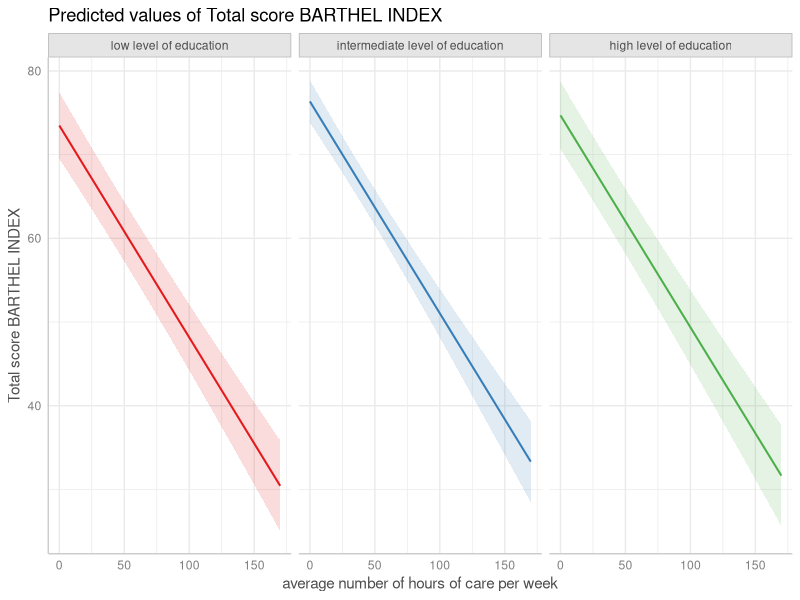
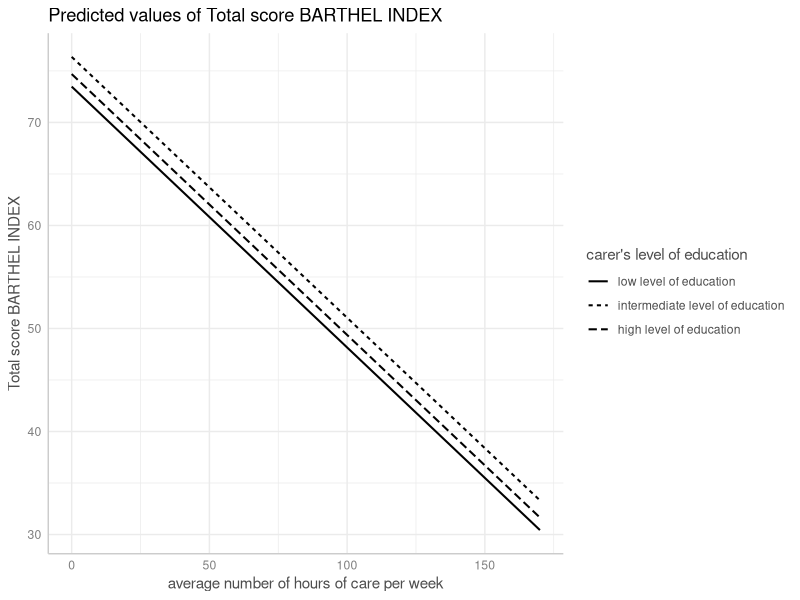
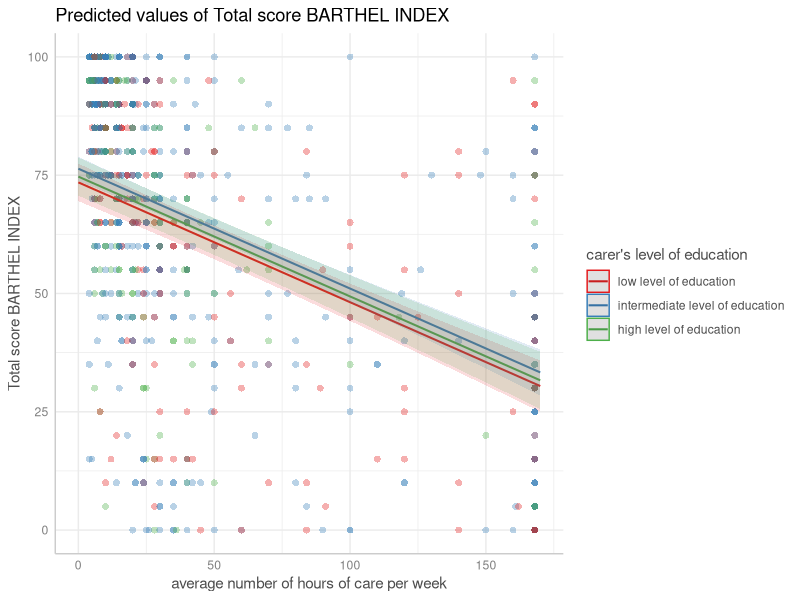
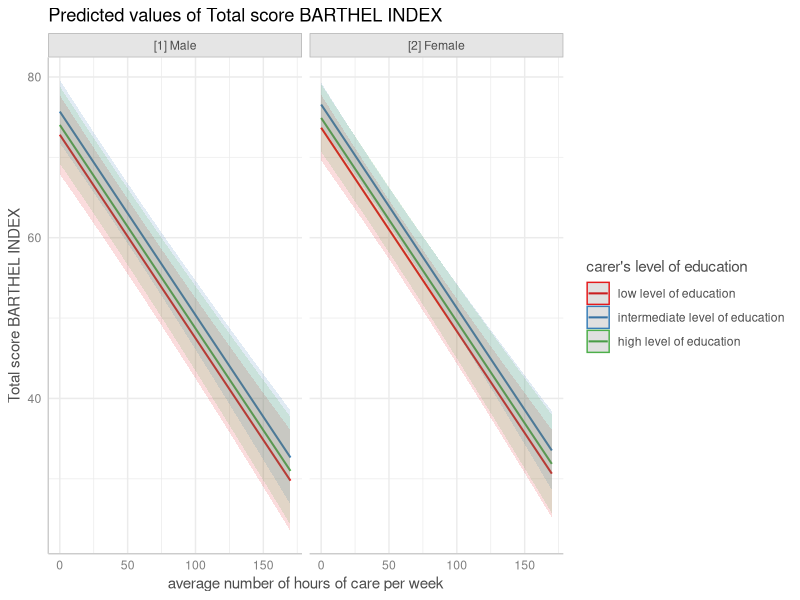
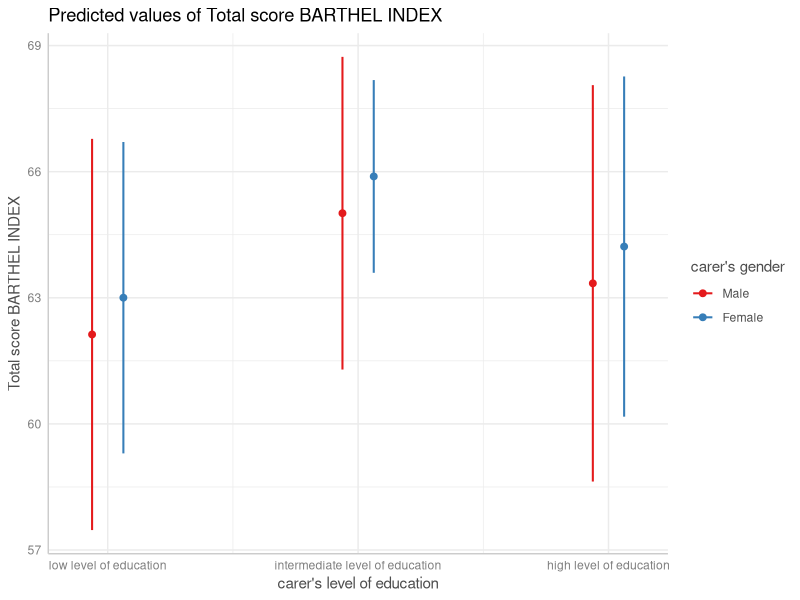
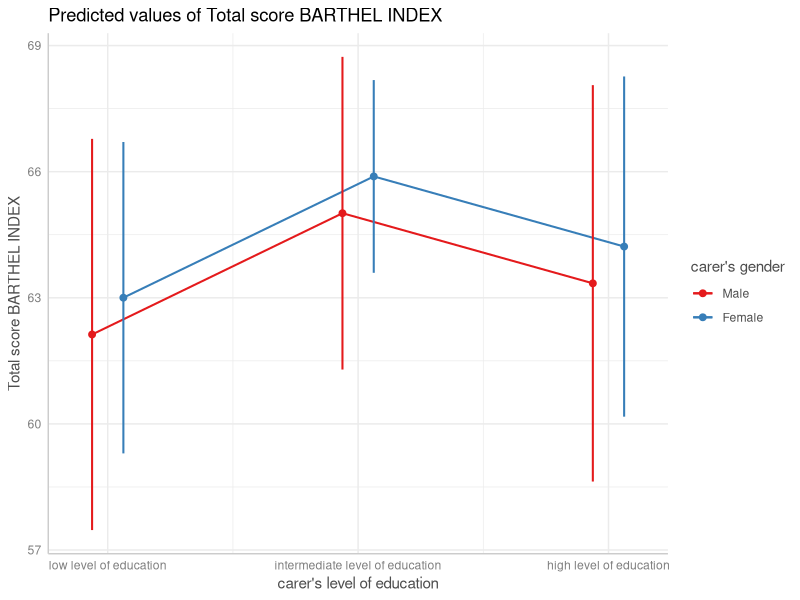
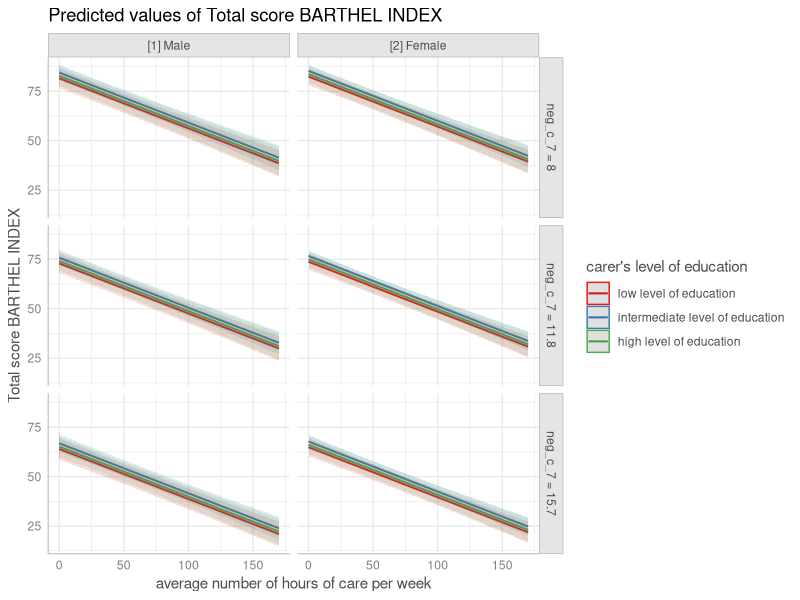
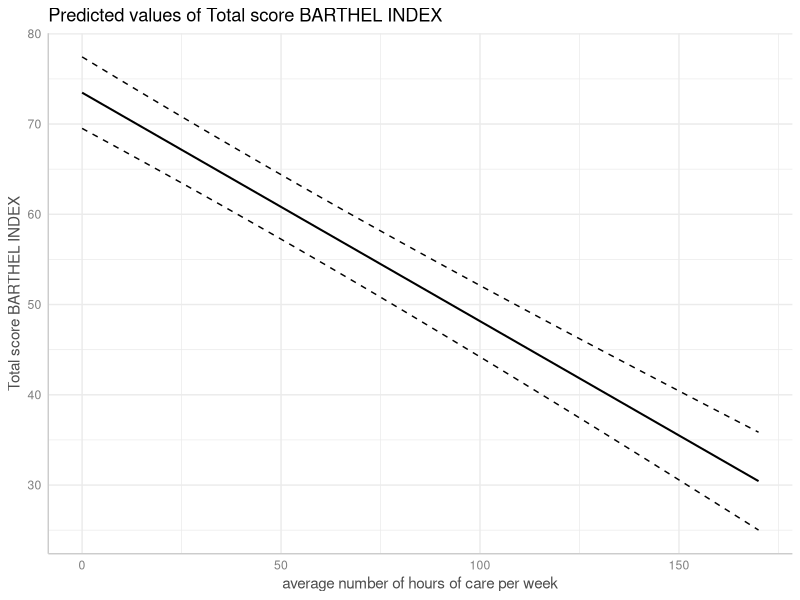

The R script that drew these images, in order: (Note: this script raises an error after producing the figures.)
## ---- chunk 1
knitr::opts_chunk$set(collapse = TRUE, comment = "#>", dev = "png", fig.width = 7, fig.height = 4, message = FALSE, warning = FALSE)
options(width = 800)
if (!requireNamespace("ggplot2", quietly = TRUE) ||
    !requireNamespace("lme4", quietly = TRUE) ||
    !requireNamespace("survival", quietly = TRUE) ||
    !requireNamespace("datawizard", quietly = TRUE)) {
  knitr::opts_chunk$set(eval = FALSE)
}
## ---- chunk 2
library(ggeffects)
data(efc, package = "ggeffects")
efc$c172code <- datawizard::to_factor(efc$c172code)
fit <- lm(barthtot ~ c12hour + neg_c_7 + c161sex + c172code, data = efc)
## ---- chunk 3
dat <- ggpredict(fit, terms = c("c12hour", "c172code"))
plot(dat, facets = TRUE)
## ---- chunk 4
# don't use facets, b/w figure, w/o confidence bands
plot(dat, colors = "bw", show_ci = FALSE)
## ---- chunk 5
dat <- ggpredict(fit, terms = c("c12hour", "c172code"))
plot(dat, show_data = TRUE)
## ---- chunk 6
# for three variables, automatic facetting
dat <- ggpredict(fit, terms = c("c12hour", "c172code", "c161sex"))
plot(dat)
## ---- chunk 7
# categorical variables have errorbars
dat <- ggpredict(fit, terms = c("c172code", "c161sex"))
plot(dat)
## ---- chunk 8
# point-geoms for discrete x-axis can be connected with lines
plot(dat, connect_lines = TRUE)
## ---- chunk 9
# for four variables, automatic facetting and integrated panel
dat <- ggpredict(fit, terms = c("c12hour", "c172code", "c161sex", "neg_c_7"))
# use 'one.plot = FALSE' for returning multiple single plots
plot(dat, one_plot = TRUE)
## ---- chunk 10
# dashed lines for CI
dat <- ggpredict(fit, terms = "c12hour")
plot(dat, ci_style = "dash")
## ---- chunk 11
# facet by group
dat <- ggpredict(fit, terms = c("c12hour", "c172code"))
plot(dat, facets = TRUE, ci_style = "errorbar", dot_size = 1.5)
## ---- chunk 12
dat <- ggpredict(fit, terms = "c172code")
plot(dat, ci_style = "dot")
## ---- chunk 13
library("lme4")
m <- glm(
  cbind(incidence, size - incidence) ~ period,
  family = binomial,
  data = lme4::cbpp
)

dat <- ggpredict(m, "period")

# normal plot, asymmetrical error bars
plot(dat)
## ---- chunk 14
# plot with log-transformed y-axis
plot(dat, log_y = TRUE)
## ---- chunk 15
# plot with log-transformed y-axis, modify breaks
plot(
  dat, log_y = TRUE,
  breaks = c(0.05, 0.1, 0.15, 0.2, 0.25, 0.3),
  limits = c(0.01, 0.3)
)
## ---- chunk 16
library(survival)
data("lung2")
m <- coxph(Surv(time, status) ~ sex + age + ph.ecog, data = lung2)

# predicted risk-scores
pr <- ggpredict(m, c("sex", "ph.ecog"))
plot(pr)
## ---- chunk 17
# probability of survival
pr <- ggpredict(m, c("sex", "ph.ecog"), type = "survival")
plot(pr)
## ---- chunk 18
# cumulative hazards
pr <- ggpredict(m, c("sex", "ph.ecog"), type = "cumulative_hazard")
plot(pr)
## ---- chunk 19
show_pals()
## ---- chunk 20
dat <- ggpredict(fit, terms = c("c12hour", "c172code"))
plot(dat, facets = TRUE, colors = "circus")
## ---- chunk 21
dat <- ggpredict(fit, terms = c("c172code", "c12hour [quart]"))
plot(dat, colors = "hero", dodge = 0.4) # increase space between error bars
